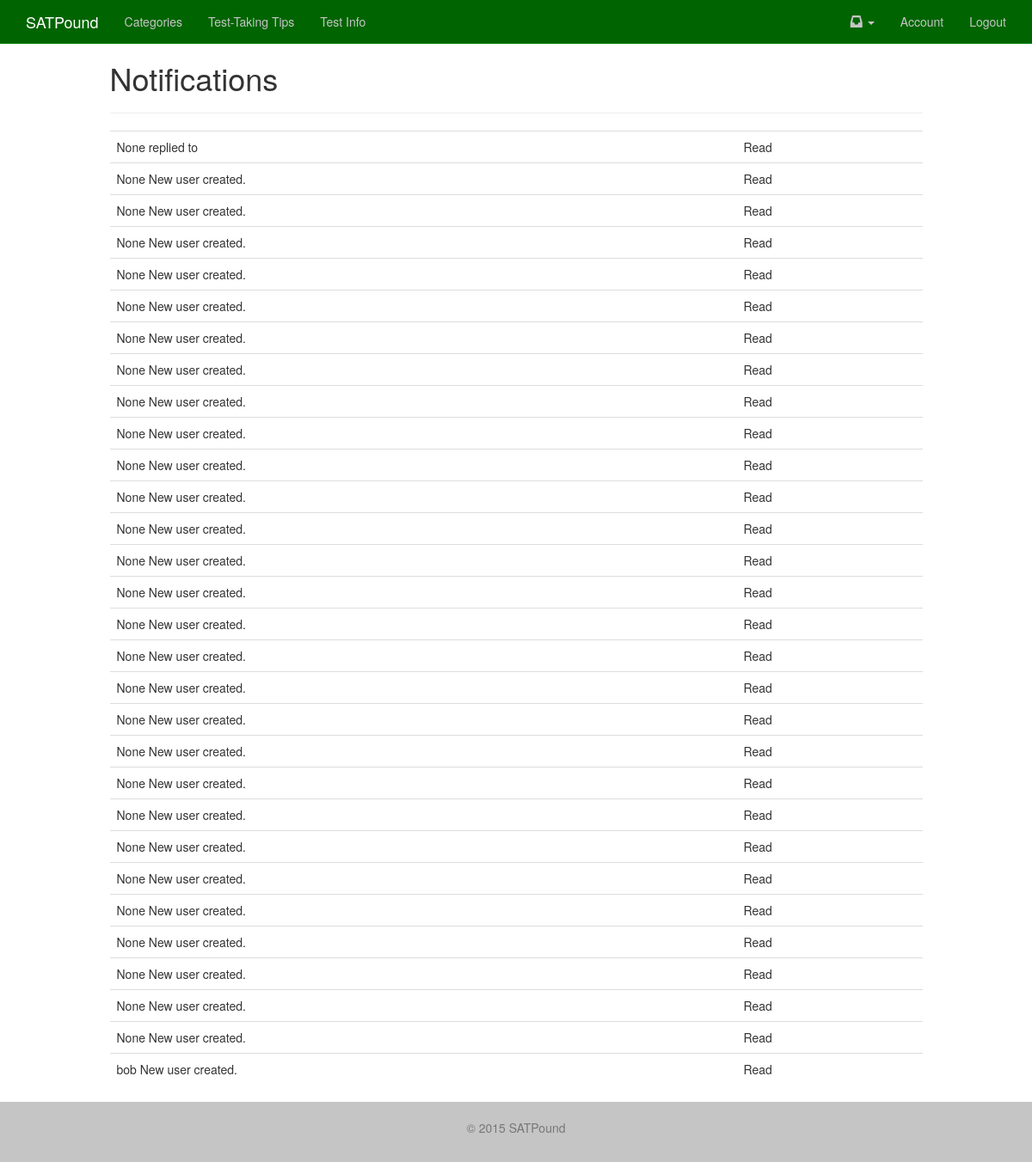
The page /notifications/ (signed in) on the database its author committed.
### notifications/models.py (models this page shows, shortened)
class Notification(models.Model):
	sender_content_type = models.ForeignKey(ContentType, related_name='nofity_sender')
	sender_object_id = models.PositiveIntegerField()
	sender_object = GenericForeignKey("sender_content_type", "sender_object_id")
	verb = models.CharField(max_length=255)
	action_content_type = models.ForeignKey(ContentType, related_name='notify_action',
		null=True, blank=True)
	action_object_id = models.PositiveIntegerField(null=True, blank=True)
	action_object = GenericForeignKey("action_content_type", "action_object_id")
	target_content_type = models.ForeignKey(ContentType, related_name='notify_target',
		null=True, blank=True)
	target_object_id = models.PositiveIntegerField(null=True, blank=True)
	target_object = GenericForeignKey("target_content_type", "target_object_id")
	recipient = models.ForeignKey(settings.AUTH_USER_MODEL, related_name='notifications')
	read = models.BooleanField(default=False)
	timestamp = models.DateTimeField(auto_now_add=True, auto_now=False)
	objects = NotificationManager()
	def __unicode__(self):
		try:
			target_url = self.target_object.get_absolute_url()
		except:
			target_url = None
		context = {
			"sender": self.sender_object,
			"verb": self.verb,
			"action": self.action_object,
			"target": self.target_object,
			"verify_read": reverse("notifications_read", kwargs={"id": self.id}),
			"target_url": target_url,
		}
		if self.target_object:
			if self.action_object and target_url:
				return "%(sender)s %(verb)s <a href='%(verify_read)s?next=%(target_url)s'>%(target)s</a> with %(action)s" %context
			if self.action_object and not target_url:
				return "%(sender)s %(verb)s %(target)s with %(action)s" %context
			return "%(sender)s %(verb)s %(target)s" %context
		return "%(sender)s %(verb)s" %context

### accounts/models.py (models this page shows, shortened)
class MyUser(AbstractBaseUser):
    username = models.CharField(
        max_length=255,
        unique=True,
    )
    email = models.EmailField(
        verbose_name='email address',
        max_length=255,
        unique=True,
    )
    first_name = models.CharField(
            max_length=120,
            null=True,
            blank=True,
            )
    last_name = models.CharField(
            max_length=120,
            null=True,
            blank=True,
            )
    is_member = models.BooleanField(default=False,
                    verbose_name='Is Paid Member')
    is_active = models.BooleanField(default=True)
    is_admin = models.BooleanField(default=False)
    objects = MyUserManager()
    USERNAME_FIELD = 'username'
    REQUIRED_FIELDS = ['email']

### notifications/views.py (the view)
# urls.py: url(r'^notifications/$', 'all', name='notifications_all'),
@login_required
def all(request):
	notifications = Notification.objects.all_for_user(request.user)
	context = {
		"notifications":notifications,
	}
	return render(request, "notifications/all.html", context)

### notifications/models.py (called while the page is built)
	def get_user(self, recipient):
		return self.filter(recipient=recipient)

	def mark_targetless(self, recipient):
		qs = self.unread().get_user(recipient)
		qs_no_target = qs.filter(target_object_id=None)
		if qs_no_target:
			qs_no_target.update(read=True)

	def unread(self):
		return self.filter(read=False)

	def get_queryset(self):
		return NotificationQuerySet(self.model, using=self._db)

	def all_for_user(self, user):
		self.get_queryset().mark_targetless(user)
		return self.get_queryset().get_user(user)

### templates/notifications/all.html
{% extends "base.html" %}
{% block content %}
<div class='row'>
<div class='col-sm-10 col-sm-offset-1'>
<h1>Notifications</h1>
<hr/>
</div>
</div>
{% if notifications %}
<div class='row'>
<div class="col-sm-10 col-sm-offset-1">
<table class='table'>
{% for note in notifications %}
<tr><td>{{ note|safe }}</td><td>{% if note.read %} Read {% else %} Unread {% endif %}</td></tr>
{% endfor %}
</table>
</div>
</div>
{% else %}
<p class='lead'>
This is where your notifications will appear once you have them.
</p>
{% endif %}
{% endblock %}

### rows shown on the page
Notification: target_content_type+target_object+sender_content_type "None replied to", read "Read"
Notification: target_content_type+target_object+sender_content_type "None New user created.", read "Read"
Notification: target_content_type+target_object+sender_content_type "None New user created.", read "Read"
Notification: target_content_type+target_object+sender_content_type "None New user created.", read "Read"
Notification: target_content_type+target_object+sender_content_type "None New user created.", read "Read"
Notification: target_content_type+target_object+sender_content_type "None New user created.", read "Read"
Notification: target_content_type+target_object+sender_content_type "None New user created.", read "Read"
Notification: target_content_type+target_object+sender_content_type "None New user created.", read "Read"
Notification: target_content_type+target_object+sender_content_type "None New user created.", read "Read"
Notification: target_content_type+target_object+sender_content_type "None New user created.", read "Read"
Notification: target_content_type+target_object+sender_content_type "None New user created.", read "Read"
Notification: target_content_type+target_object+sender_content_type "None New user created.", read "Read"
Notification: target_content_type+target_object+sender_content_type "None New user created.", read "Read"
Notification: target_content_type+target_object+sender_content_type "None New user created.", read "Read"
Notification: target_content_type+target_object+sender_content_type "None New user created.", read "Read"
Notification: target_content_type+target_object+sender_content_type "None New user created.", read "Read"
Notification: target_content_type+target_object+sender_content_type "None New user created.", read "Read"
Notification: target_content_type+target_object+sender_content_type "None New user created.", read "Read"
Notification: target_content_type+target_object+sender_content_type "None New user created.", read "Read"
Notification: target_content_type+target_object+sender_content_type "None New user created.", read "Read"
Notification: target_content_type+target_object+sender_content_type "None New user created.", read "Read"
Notification: target_content_type+target_object+sender_content_type "None New user created.", read "Read"
Notification: target_content_type+target_object+sender_content_type "None New user created.", read "Read"
Notification: target_content_type+target_object+sender_content_type "None New user created.", read "Read"
Notification: target_content_type+target_object+sender_content_type "None New user created.", read "Read"
Notification: target_content_type+target_object+sender_content_type "None New user created.", read "Read"
Notification: target_content_type+target_object+sender_content_type "None New user created.", read "Read"
Notification: target_content_type+target_object+sender_content_type "None New user created.", read "Read"
Notification: target_content_type+target_object+sender_content_type "None New user created.", read "Read"
Notification: target_content_type+target_object+sender_content_type "bob New user created.", read "Read"
